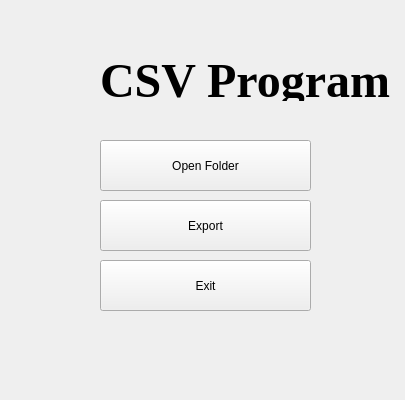
<?xml version="1.0" encoding="UTF-8"?>
<ui version="4.0">
 <class>MainWindow</class>
 <widget class="QMainWindow" name="MainWindow">
  <property name="geometry">
   <rect>
    <x>0</x>
    <y>0</y>
    <width>405</width>
    <height>400</height>
   </rect>
  </property>
  <property name="maximumSize">
   <size>
    <width>1280</width>
    <height>720</height>
   </size>
  </property>
  <property name="windowTitle">
   <string>MainWindow</string>
  </property>
  <widget class="QWidget" name="centralwidget">
   <widget class="QPushButton" name="openBtn">
    <property name="geometry">
     <rect>
      <x>100</x>
      <y>140</y>
      <width>211</width>
      <height>51</height>
     </rect>
    </property>
    <property name="maximumSize">
     <size>
      <width>1280</width>
      <height>720</height>
     </size>
    </property>
    <property name="text">
     <string>Open Folder</string>
    </property>
   </widget>
   <widget class="QPushButton" name="exportBtn">
    <property name="geometry">
     <rect>
      <x>100</x>
      <y>200</y>
      <width>211</width>
      <height>51</height>
     </rect>
    </property>
    <property name="maximumSize">
     <size>
      <width>1280</width>
      <height>720</height>
     </size>
    </property>
    <property name="text">
     <string>Export</string>
    </property>
   </widget>
   <widget class="QPushButton" name="ExitBtn">
    <property name="geometry">
     <rect>
      <x>100</x>
      <y>260</y>
      <width>211</width>
      <height>51</height>
     </rect>
    </property>
    <property name="maximumSize">
     <size>
      <width>1280</width>
      <height>720</height>
     </size>
    </property>
    <property name="autoFillBackground">
     <bool>false</bool>
    </property>
    <property name="text">
     <string>Exit</string>
    </property>
   </widget>
   <widget class="QLabel" name="label">
    <property name="geometry">
     <rect>
      <x>100</x>
      <y>60</y>
      <width>351</width>
      <height>41</height>
     </rect>
    </property>
    <property name="font">
     <font>
      <family>Times New Roman</family>
      <pointsize>36</pointsize>
      <weight>75</weight>
      <bold>true</bold>
     </font>
    </property>
    <property name="text">
     <string>CSV Program</string>
    </property>
   </widget>
  </widget>
  <action name="actionOpen">
   <property name="text">
    <string>Open</string>
   </property>
  </action>
  <action name="actionSave">
   <property name="text">
    <string>Save</string>
   </property>
  </action>
  <action name="actionExit">
   <property name="text">
    <string>Exit</string>
   </property>
  </action>
 </widget>
 <resources/>
 <connections/>
</ui>
